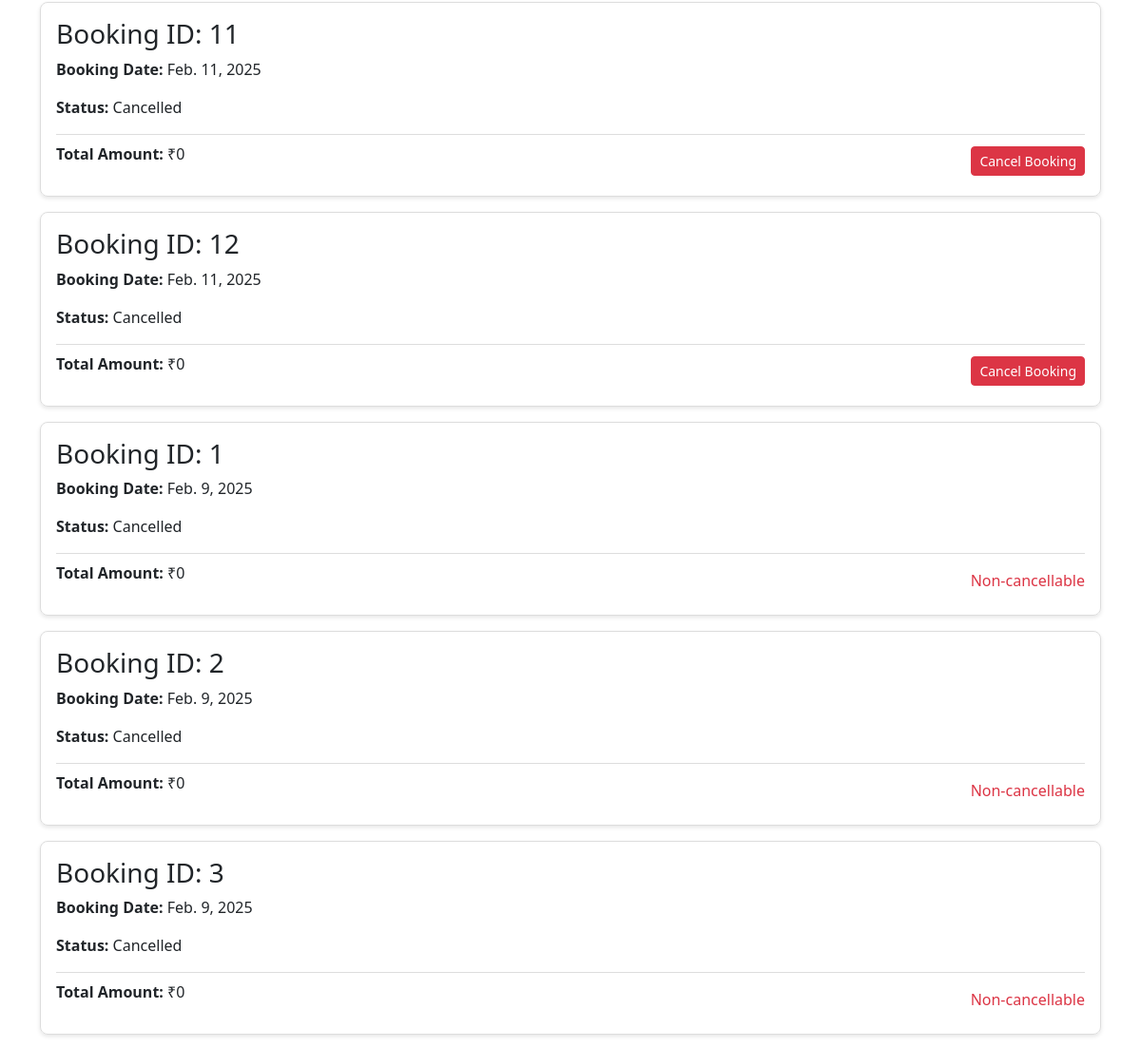
Page /view_bookings/ (signed in, middle part) on the earlier database version.
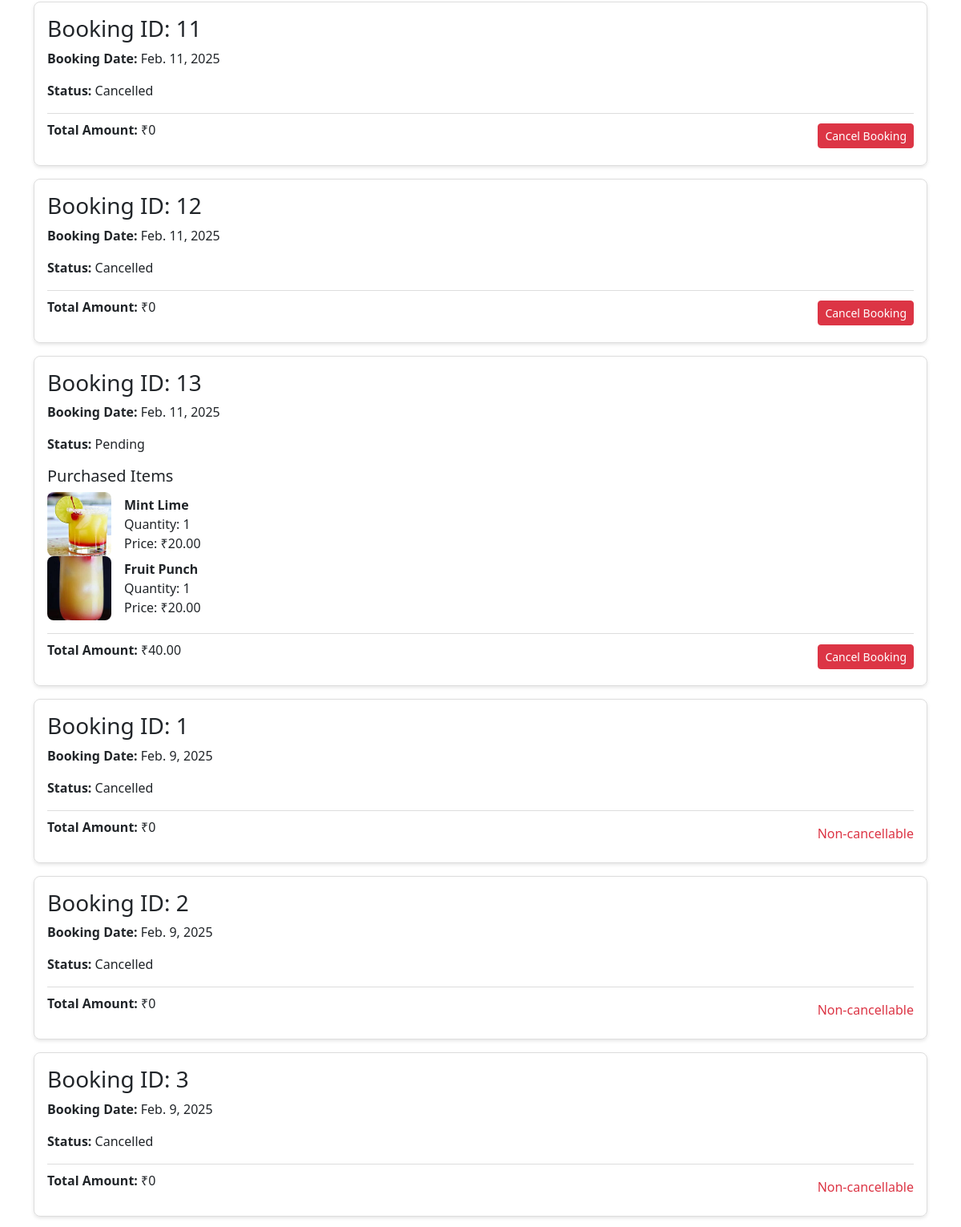
Same page on the later database version.
### app/models.py (models this page shows, shortened)
class Buy(models.Model):
    user = models.ForeignKey(User, on_delete=models.CASCADE)
    wedding = models.ForeignKey(DestinationWedding, on_delete=models.CASCADE,null=True)
    invitation = models.ForeignKey(InvitationCard, on_delete=models.CASCADE, null=True, blank=True)
    customer_name = models.CharField(max_length=255)
    customer_email = models.EmailField()
    customer_phone = models.CharField(max_length=15)
    message = models.TextField(blank=True, null=True)
    purchase_date = models.DateField(auto_now_add=True)
    status = models.CharField(
        max_length=50,
        choices=[('Pending', 'Pending'), ('Completed', 'Completed'), ('Cancelled', 'Cancelled')],
        default='Pending'
    )
    def calculate_total(self):
        total = 0
        for buy_item in self.buyitem_set.all():
            total += buy_item.calculate_item_price()
        if self.invitation:
            total += self.invitation.price
        return total

class BuyItem(models.Model):
    buy = models.ForeignKey(Buy, on_delete=models.CASCADE, related_name="buyitem_set")
    item = models.ForeignKey(Item, on_delete=models.CASCADE)
    quantity = models.PositiveIntegerField(default=1)
    def calculate_item_price(self):
        return self.item.category.price * self.quantity

class Item(models.Model):
    category = models.ForeignKey(ItemCategory, on_delete=models.CASCADE)
    name = models.CharField(max_length=100)
    img = models.FileField()

class ItemCategory(models.Model):
    img = models.FileField()
    name = models.CharField(max_length=100)
    price = models.DecimalField(max_digits=10, decimal_places=2)

### app/views.py (the view)
# urls.py: path('view_bookings/', views.user_view_bookings, name='user_view_bookings'),
def user_view_bookings(request):
    if 'user' in request.session:
        user = request.user
        data = Buy.objects.filter(user=user).prefetch_related('buyitem_set__item__category').order_by('-purchase_date')
        for booking in data:
            booking.is_cancellable = (date.today() - booking.purchase_date) <= timedelta(days=2)
            print("Booking ID:", booking.id)
            print("Wedding:", booking.wedding)  # Should print the related DestinationWedding object if exists
            print("Invitation:", booking.invitation)  # Should print the related InvitationCard object if exists
        return render(request, 'user/bookings.html', {'data': data})
    else:
        return redirect('login')

### templates/user/bookings.html (shortened to what this page needs)
<!DOCTYPE html>
<html lang="en">
<head>
    <link href="https://cdn.jsdelivr.net/npm/bootstrap@5.3.3/dist/css/bootstrap.min.css" rel="stylesheet">
</head>
<body>
    <div class="container mt-4">
        {% for booking in data %}
        <div class="booking-card">
            <div class="details-section">
                <h3>Booking ID: {{ booking.id }}</h3>
                <p><strong>Booking Date:</strong> {{ booking.purchase_date }}</p>
                <p><strong>Status:</strong> {{ booking.status }}</p>
                {% if booking.buyitem_set.all %}
                    <h5>Purchased Items</h5>
                    <ul class="list-unstyled">
                        {% for item in booking.buyitem_set.all %}
                        <li class="d-flex align-items-center">
                            <img src="{{ item.item.img.url }}" alt="{{ item.item.name }}">
                            <div>
                                <strong>{{ item.item.name }}</strong> <br>
                                <span>Quantity: {{ item.quantity }}</span> <br>
                                <span>Price: ₹{{ item.calculate_item_price }}</span>
                            </div>
                        </li>
                        {% endfor %}
                    </ul>
                {% endif %}
            </div>
            <div class="total-section">
                <p><strong>Total Amount:</strong> ₹{{ booking.calculate_total }}</p>
                {% if booking.is_cancellable %}
                    <a href="{% url 'cancel_booking' booking.id %}" class="btn btn-danger btn-sm btn-cancel">Cancel Booking</a>
                {% else %}
                    <span class="text-danger">Non-cancellable</span>
                {% endif %}
            </div>
        </div>
        {% endfor %}
    </div>
</body>
</html>

Differences in the rows shown:
added Buy: id "13", purchase_date "Feb. 11, 2025", status "Pending", calculate_total "40.00", shows "Cancel Booking"
added BuyItem: item.img (picture), item.name "Mint Lime", quantity "1", calculate_item_price "20.00"
added BuyItem: item.img (picture), item.name "Fruit Punch", quantity "1", calculate_item_price "20.00"
